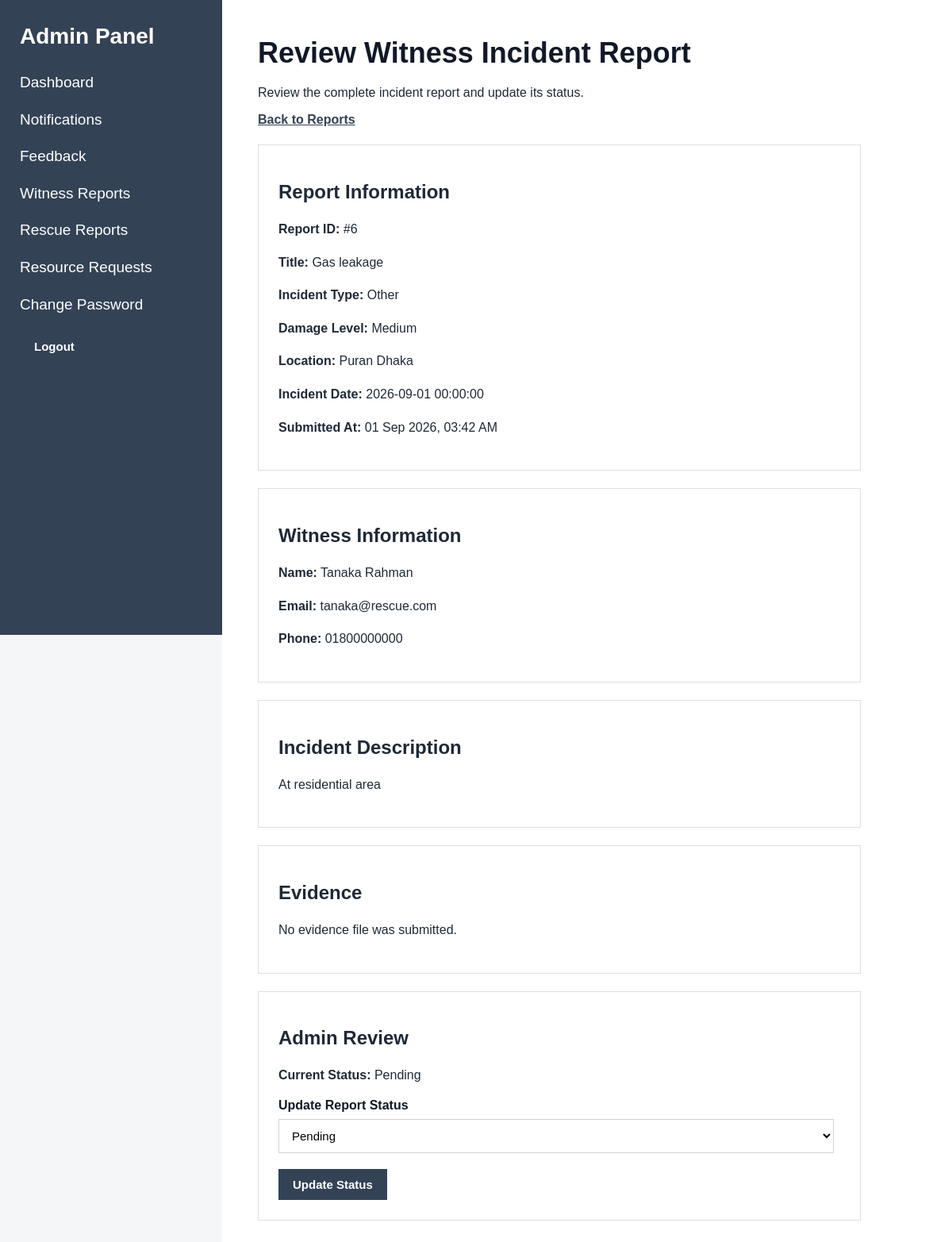
/index.php?page=admin-witness-report-view&id=6 (signed in), run on the app's committed database.
### tables this page shows
CREATE TABLE `witness_reports` (
  `id` int(11) NOT NULL,
  `witness_id` int(11) NOT NULL,
  `title` varchar(150) NOT NULL,
  `description` text NOT NULL,
  `damage_level` varchar(20) NOT NULL DEFAULT 'low',
  `incident_type` varchar(50) NOT NULL,
  `location` varchar(255) NOT NULL,
  `incident_date` datetime NOT NULL,
  `evidence_file` varchar(255) DEFAULT NULL,
  `status` varchar(30) NOT NULL DEFAULT 'pending',
  `created_at` timestamp NOT NULL DEFAULT current_timestamp(),
  `updated_at` timestamp NOT NULL DEFAULT current_timestamp() ON UPDATE current_timestamp()
);

CREATE TABLE `users` (
  `id` int(11) NOT NULL,
  `name` varchar(100) NOT NULL,
  `username` varchar(50) NOT NULL,
  `email` varchar(150) NOT NULL,
  `phone` varchar(20) DEFAULT NULL,
  `password` varchar(255) NOT NULL,
  `role` enum('admin','volunteer','witness','help_seeker') NOT NULL,
  `created_at` timestamp NOT NULL DEFAULT current_timestamp(),
  `updated_at` timestamp NOT NULL DEFAULT current_timestamp() ON UPDATE current_timestamp()
);

### controllers/AdminController.php (called while the page is built, shortened)
<?php
require_once "models/WitnessModel.php";
function showAdminWitnessReport(
    $conn,
    $report_id
) {
    $report_id = (int)$report_id;
    $report = getWitnessReportForAdminById(
        $conn,
        $report_id
    );
    require_once "views/admin/witness_reports/view.php";
}

### models/WitnessModel.php (called while the page is built, shortened)
<?php
function getWitnessReportForAdminById(
    $conn,
    $report_id
) {
    $sql = "
        SELECT
            wr.*,
            u.name AS witness_name,
            u.email AS witness_email,
            u.phone AS witness_phone
        FROM witness_reports AS wr
        INNER JOIN users AS u
            ON wr.witness_id = u.id
        WHERE wr.id = ?
        AND u.role = 'witness'
        LIMIT 1
    ";
    $stmt = mysqli_prepare(
        $conn,
        $sql
    );
    mysqli_stmt_bind_param(
        $stmt,
        "i",
        $report_id
    );
    mysqli_stmt_execute($stmt);
    $result =
        mysqli_stmt_get_result($stmt);
    $report =
        mysqli_fetch_assoc($result);
    return $report ?: null;
}

### views/admin/witness_reports/view.php (the view, shortened to what this page needs)
<?php
require_once "views/partials/header.php";
require_once "views/partials/sidebar.php";
?>
<div class="content">
    <div class="page-header">
        <div>
            <h1>Review Witness Incident Report</h1>
            <p>
                Review the complete incident report and update its status.
            </p>
        </div>
        <div>
            <a
                class="btn"
                href="index.php?page=admin-witness-reports"
            >
                Back to Reports
            </a>
        </div>
    </div>
    <div class="card">
        <h2>Report Information</h2>
        <p>
            <strong>Report ID:</strong>
            #<?= (int)$report['id']; ?>
        </p>
        <p>
            <strong>Title:</strong>
            <?= htmlspecialchars(
                $report['title'] ?? 'N/A'
            ); ?>
        </p>
        <p>
            <strong>Incident Type:</strong>
            <?= htmlspecialchars(
                ucfirst(
                    $report['incident_type']
                    ?? 'N/A'
                )
            ); ?>
        </p>
        <p>
            <strong>Damage Level:</strong>
            <?= htmlspecialchars(
                ucfirst(
                    $report['damage_level']
                    ?? 'N/A'
                )
            ); ?>
        </p>
        <p>
            <strong>Location:</strong>
            <?= htmlspecialchars(
                $report['location'] ?? 'N/A'
            ); ?>
        </p>
        <p>
            <strong>Incident Date:</strong>
            <?= htmlspecialchars(
                $report['incident_date']
                ?? 'N/A'
            ); ?>
        </p>
        <p>
            <strong>Submitted At:</strong>
            <?php
            $createdAt =
                $report['created_at']
                ?? '';
            echo $createdAt
                ? htmlspecialchars(
                    date(
                        'd M Y, h:i A',
                        strtotime($createdAt)
                    )
                )
                : 'N/A';
            ?>
        </p>
    </div>
    <div class="card">
        <h2>Witness Information</h2>
        <p>
            <strong>Name:</strong>
            <?= htmlspecialchars(
                $report['witness_name']
                ?? 'N/A'
            ); ?>
        </p>
        <p>
            <strong>Email:</strong>
            <?= htmlspecialchars(
                $report['witness_email']
                ?? 'N/A'
            ); ?>
        </p>
        <p>
            <strong>Phone:</strong>
            <?= htmlspecialchars(
                $report['witness_phone']
                ?? 'N/A'
            ); ?>
        </p>
    </div>
    <div class="card">
        <h2>Incident Description</h2>
        <p>
            <?= nl2br(
                htmlspecialchars(
                    $report['description']
                    ?? 'No description provided.'
                )
            ); ?>
        </p>
    </div>
    <div class="card">
        <h2>Evidence</h2>
        <?php if (!empty($report['evidence_file'])): ?>
            <p>
                Evidence File:
                <strong>
                    <?= htmlspecialchars(
                        basename(
                            $report['evidence_file']
                        )
                    ); ?>
                </strong>
            </p>
            <a
                class="btn"
                href="<?= htmlspecialchars(
                    $report['evidence_file']
                ); ?>"
                target="_blank"
                rel="noopener"
            >
                View Evidence
            </a>
        <?php else: ?>
            <p>
                No evidence file was submitted.
            </p>
        <?php endif; ?>
    </div>
    <div class="card">
        <h2>Admin Review</h2>
        <p>
            <strong>Current Status:</strong>
            <span class="status-badge">
                <?= htmlspecialchars(
                    ucfirst(
                        $report['status']
                        ?? 'pending'
                    )
                ); ?>
            </span>
        </p>
        <?php
        $currentStatus =
            $report['status']
            ?? 'pending';
        ?>
        <form
            method="POST"
            action="index.php?page=admin-witness-report-view&id=<?= (int)$report['id']; ?>"
        >
            <div class="form-group">
                <label for="status">
                    Update Report Status
                </label>
                <select
                    name="status"
                    id="status"
                    required
                >
                    <option
                        value="pending"
                        <?= $currentStatus === 'pending'
                            ? 'selected'
                            : ''; ?>
                    >
                        Pending
                    </option>
                </select>
            </div>
            <button
                type="submit"
                class="btn btn-primary"
            >
                Update Status
            </button>
        </form>
    </div>
</div>
<?php
require_once "views/partials/footer.php";
?>

### assets/css/style.css (style rules this page uses)
* { box-sizing: border-box; }
body { margin: 0; font-family: Arial, Helvetica, sans-serif; background: #f5f6f8; color: #1f2937; }
.content { margin-left: 280px; padding: 45px; min-height: 100vh; background: white; }
.content h1 { margin-top: 0; margin-bottom: 20px; font-size: 36px; line-height: 1.2; color: #111827; }
.card { max-width: 760px; background: white; border: 1px solid #dcdfe4; padding: 25px; margin-top: 22px; margin-bottom: 22px; }
.card p { font-size: 16px; line-height: 1.6; }
.content a { color: #344256; font-weight: 600; text-decoration: underline; }
.content>form, .card form { max-width: 700px; }
.content>form div, .card form div { margin-bottom: 20px; }
label { display: block; margin-bottom: 8px; font-size: 16px; font-weight: bold; color: #111827; }
input, textarea, select { width: 100%; padding: 11px 12px; border: 1px solid #cfd3d8; background: white; font-family: Arial, Helvetica, sans-serif; font-size: 15px; outline: none; }
button { background: #344256; color: white; border: none; padding: 11px 18px; font-family: Arial, Helvetica, sans-serif; font-size: 15px; font-weight: 600; cursor: pointer; }

### data on the page
witness_reports: id "6", title "Gas leakage", incident_type "Other", damage_level "Medium", location "Puran Dhaka", incident_date "2026-09-01 00:00:00", created_at "01 Sep 2026, 03:42 AM", witness.name "Tanaka Rahman", witness.email "tanaka@rescue.com", witness.phone "01800000000", description "At residential area", status "Pending"
